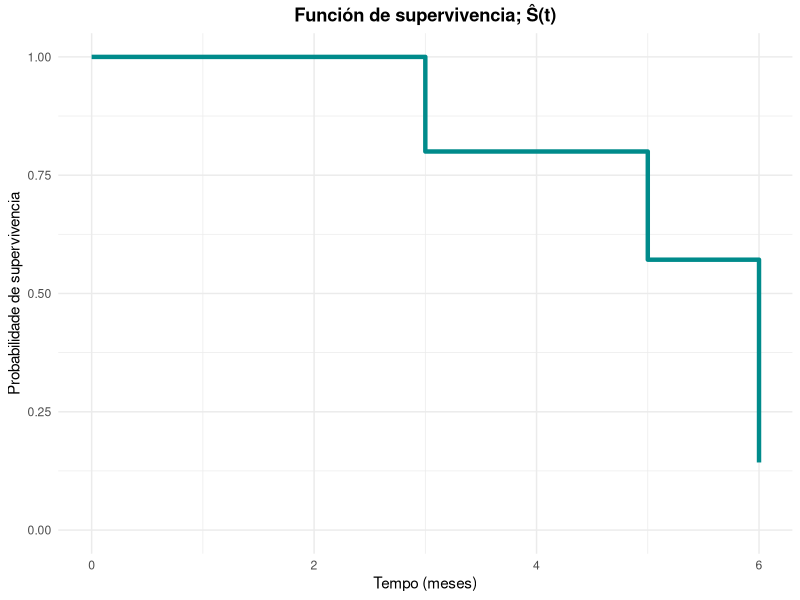

Write R code to recreate this figure.
# 4) Se tienen las siguientes observaciones correspondientes al tiempo de
# recaída de cierta enfermedad (en meses). Las cruces indican tiempos censurados:
# 6, 6, 6+, 5, 5+, 6, 3+, 3, 3, 5. Resuelve a mano de forma detallada los
# siguientes apartados:
# a) Calcula y representa el estimador de Kaplan-Meier de la función de 
# supervivencia.
# b) Estima la supervivencia en t=4 y calcula un intervalo de confianza para 
# esa supervivencia.
# c) ¿En qué tiempo se observa un riesgo estimado más alto?
# d) Estima el tiempo medio y mediano de recaída a partir del estimador de 
# Kaplan-Meier de lasupervivencia.
# Ahora utiliza R y resuelve los apartados anteriores. 
# Revisa que los resultados coinciden.

library(survival)
library(ggplot2)

observacions <- data.frame(
  t = c(6, 6, 6, 5, 5, 6, 3, 3, 3, 5),
  d = c(1, 1, 0, 1, 0, 1, 0, 1, 1, 1)
)

## a) Calcula e representa o estimador de K-M
modelo_km <- survfit(Surv(observacions$t, observacions$d)~1, conf.type = "plain")
df_km <- data.frame(
  t = c(0, modelo_km$time),
  s = c(1, modelo_km$surv)
)

ggplot(df_km, aes(x = t, y = s)) +
  geom_step(color = "cyan4", linewidth = 1.5) +
  labs(title = "Función de supervivencia; Ŝ(t)",
       x = "Tempo (meses)",
       y = "Probabilidade de supervivencia") +
  ylim(0, 1) +
  theme_minimal() +
  theme(plot.title = element_text(hjust = 0.5, face = "bold"))


## b) Estima a supervivencia en t = 4 e calcula un IC para esa supervivencia
tempo_4 <- summary(modelo_km, times = 4)
cat(paste0("Ŝ(4) = ", tempo_4$surv, 
           "\nIC95% = [", round(tempo_4$lower, 2), ", ", round(tempo_4$upper, 2), "]\n"))

## c) En que tempo se observa un risco estimado maior?
ti <- modelo_km$time
ni <- modelo_km$n.risk
di <- modelo_km$n.event
ht <- di/ni

cat(paste0("λ(", ti[which.max(ht)], ") = ", max(ht), "\n"))

## d) Estima o tempo medio e mediano de recaída a partir do estimador K-M
media <- summary(modelo_km)$table["rmean"][[1]]
mediana <- summary(modelo_km)$table["median"][[1]]
cat(paste0("E(t): ", round(media, 2), " meses.\nMediana(t): ", mediana, " meses.\n"))
